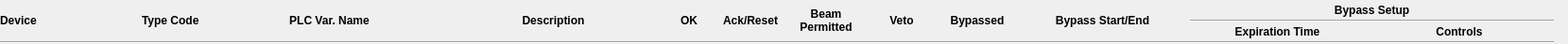
<?xml version="1.0" encoding="UTF-8"?>
<ui version="4.0">
 <class>Form</class>
 <widget class="QWidget" name="Form">
  <property name="geometry">
   <rect>
    <x>0</x>
    <y>0</y>
    <width>1659</width>
    <height>47</height>
   </rect>
  </property>
  <property name="sizePolicy">
   <sizepolicy hsizetype="Preferred" vsizetype="Fixed">
    <horstretch>0</horstretch>
    <verstretch>0</verstretch>
   </sizepolicy>
  </property>
  <property name="minimumSize">
   <size>
    <width>0</width>
    <height>47</height>
   </size>
  </property>
  <property name="maximumSize">
   <size>
    <width>1659</width>
    <height>47</height>
   </size>
  </property>
  <property name="windowTitle">
   <string>Form</string>
  </property>
  <layout class="QVBoxLayout" name="verticalLayout_2">
   <property name="spacing">
    <number>0</number>
   </property>
   <property name="leftMargin">
    <number>0</number>
   </property>
   <property name="topMargin">
    <number>0</number>
   </property>
   <property name="rightMargin">
    <number>0</number>
   </property>
   <property name="bottomMargin">
    <number>0</number>
   </property>
   <item>
    <layout class="QHBoxLayout" name="horizontalLayout_3">
     <property name="spacing">
      <number>0</number>
     </property>
     <item>
      <widget class="QLabel" name="label_5">
       <property name="minimumSize">
        <size>
         <width>150</width>
         <height>0</height>
        </size>
       </property>
       <property name="maximumSize">
        <size>
         <width>150</width>
         <height>16777215</height>
        </size>
       </property>
       <property name="font">
        <font>
         <weight>75</weight>
         <bold>true</bold>
        </font>
       </property>
       <property name="text">
        <string>Device</string>
       </property>
      </widget>
     </item>
     <item>
      <widget class="QLabel" name="label_6">
       <property name="minimumSize">
        <size>
         <width>80</width>
         <height>0</height>
        </size>
       </property>
       <property name="maximumSize">
        <size>
         <width>80</width>
         <height>16777215</height>
        </size>
       </property>
       <property name="font">
        <font>
         <weight>75</weight>
         <bold>true</bold>
        </font>
       </property>
       <property name="text">
        <string>Type Code</string>
       </property>
      </widget>
     </item>
     <item>
      <widget class="QLabel" name="label_7">
       <property name="sizePolicy">
        <sizepolicy hsizetype="Preferred" vsizetype="Preferred">
         <horstretch>0</horstretch>
         <verstretch>0</verstretch>
        </sizepolicy>
       </property>
       <property name="minimumSize">
        <size>
         <width>0</width>
         <height>0</height>
        </size>
       </property>
       <property name="maximumSize">
        <size>
         <width>277</width>
         <height>16777215</height>
        </size>
       </property>
       <property name="font">
        <font>
         <weight>75</weight>
         <bold>true</bold>
        </font>
       </property>
       <property name="text">
        <string>PLC Var. Name</string>
       </property>
       <property name="alignment">
        <set>Qt::AlignCenter</set>
       </property>
      </widget>
     </item>
     <item>
      <widget class="QLabel" name="label_8">
       <property name="sizePolicy">
        <sizepolicy hsizetype="Preferred" vsizetype="Preferred">
         <horstretch>0</horstretch>
         <verstretch>0</verstretch>
        </sizepolicy>
       </property>
       <property name="minimumSize">
        <size>
         <width>0</width>
         <height>0</height>
        </size>
       </property>
       <property name="maximumSize">
        <size>
         <width>277</width>
         <height>16777215</height>
        </size>
       </property>
       <property name="font">
        <font>
         <weight>75</weight>
         <bold>true</bold>
        </font>
       </property>
       <property name="text">
        <string>Description</string>
       </property>
       <property name="alignment">
        <set>Qt::AlignCenter</set>
       </property>
      </widget>
     </item>
     <item>
      <widget class="QLabel" name="label">
       <property name="minimumSize">
        <size>
         <width>50</width>
         <height>0</height>
        </size>
       </property>
       <property name="maximumSize">
        <size>
         <width>50</width>
         <height>16777215</height>
        </size>
       </property>
       <property name="font">
        <font>
         <weight>75</weight>
         <bold>true</bold>
        </font>
       </property>
       <property name="text">
        <string>OK</string>
       </property>
       <property name="alignment">
        <set>Qt::AlignCenter</set>
       </property>
      </widget>
     </item>
     <item>
      <widget class="QLabel" name="label_2">
       <property name="minimumSize">
        <size>
         <width>80</width>
         <height>0</height>
        </size>
       </property>
       <property name="maximumSize">
        <size>
         <width>80</width>
         <height>16777215</height>
        </size>
       </property>
       <property name="font">
        <font>
         <weight>75</weight>
         <bold>true</bold>
        </font>
       </property>
       <property name="text">
        <string>Ack/Reset</string>
       </property>
       <property name="alignment">
        <set>Qt::AlignCenter</set>
       </property>
      </widget>
     </item>
     <item>
      <widget class="QLabel" name="label_13">
       <property name="minimumSize">
        <size>
         <width>80</width>
         <height>0</height>
        </size>
       </property>
       <property name="maximumSize">
        <size>
         <width>80</width>
         <height>16777215</height>
        </size>
       </property>
       <property name="font">
        <font>
         <weight>75</weight>
         <bold>true</bold>
        </font>
       </property>
       <property name="text">
        <string>Beam Permitted</string>
       </property>
       <property name="alignment">
        <set>Qt::AlignCenter</set>
       </property>
       <property name="wordWrap">
        <bool>true</bool>
       </property>
      </widget>
     </item>
     <item>
      <widget class="QLabel" name="label_9">
       <property name="minimumSize">
        <size>
         <width>80</width>
         <height>0</height>
        </size>
       </property>
       <property name="maximumSize">
        <size>
         <width>80</width>
         <height>16777215</height>
        </size>
       </property>
       <property name="font">
        <font>
         <weight>75</weight>
         <bold>true</bold>
        </font>
       </property>
       <property name="text">
        <string>Veto</string>
       </property>
       <property name="alignment">
        <set>Qt::AlignCenter</set>
       </property>
      </widget>
     </item>
     <item>
      <widget class="QLabel" name="label_3">
       <property name="minimumSize">
        <size>
         <width>80</width>
         <height>0</height>
        </size>
       </property>
       <property name="maximumSize">
        <size>
         <width>80</width>
         <height>16777215</height>
        </size>
       </property>
       <property name="font">
        <font>
         <weight>75</weight>
         <bold>true</bold>
        </font>
       </property>
       <property name="text">
        <string>Bypassed</string>
       </property>
       <property name="alignment">
        <set>Qt::AlignCenter</set>
       </property>
      </widget>
     </item>
     <item>
      <widget class="QLabel" name="label_12">
       <property name="minimumSize">
        <size>
         <width>185</width>
         <height>0</height>
        </size>
       </property>
       <property name="maximumSize">
        <size>
         <width>185</width>
         <height>16777215</height>
        </size>
       </property>
       <property name="font">
        <font>
         <weight>75</weight>
         <bold>true</bold>
        </font>
       </property>
       <property name="text">
        <string>Bypass Start/End</string>
       </property>
       <property name="alignment">
        <set>Qt::AlignCenter</set>
       </property>
       <property name="wordWrap">
        <bool>true</bool>
       </property>
      </widget>
     </item>
     <item>
      <layout class="QVBoxLayout" name="verticalLayout">
       <property name="spacing">
        <number>0</number>
       </property>
       <item>
        <widget class="QLabel" name="label_4">
         <property name="minimumSize">
          <size>
           <width>385</width>
           <height>0</height>
          </size>
         </property>
         <property name="maximumSize">
          <size>
           <width>385</width>
           <height>16777215</height>
          </size>
         </property>
         <property name="font">
          <font>
           <weight>75</weight>
           <bold>true</bold>
          </font>
         </property>
         <property name="text">
          <string>Bypass Setup</string>
         </property>
         <property name="alignment">
          <set>Qt::AlignCenter</set>
         </property>
        </widget>
       </item>
       <item>
        <widget class="Line" name="line_2">
         <property name="orientation">
          <enum>Qt::Horizontal</enum>
         </property>
        </widget>
       </item>
       <item>
        <layout class="QHBoxLayout" name="horizontalLayout">
         <property name="spacing">
          <number>0</number>
         </property>
         <item>
          <widget class="QLabel" name="label_10">
           <property name="minimumSize">
            <size>
             <width>185</width>
             <height>0</height>
            </size>
           </property>
           <property name="maximumSize">
            <size>
             <width>185</width>
             <height>16777215</height>
            </size>
           </property>
           <property name="font">
            <font>
             <weight>75</weight>
             <bold>true</bold>
            </font>
           </property>
           <property name="text">
            <string>Expiration Time</string>
           </property>
           <property name="alignment">
            <set>Qt::AlignCenter</set>
           </property>
          </widget>
         </item>
         <item>
          <widget class="QLabel" name="label_11">
           <property name="minimumSize">
            <size>
             <width>200</width>
             <height>0</height>
            </size>
           </property>
           <property name="maximumSize">
            <size>
             <width>200</width>
             <height>16777215</height>
            </size>
           </property>
           <property name="font">
            <font>
             <weight>75</weight>
             <bold>true</bold>
            </font>
           </property>
           <property name="text">
            <string>Controls</string>
           </property>
           <property name="alignment">
            <set>Qt::AlignCenter</set>
           </property>
          </widget>
         </item>
        </layout>
       </item>
      </layout>
     </item>
     <item>
      <spacer name="scrollbarspacer">
       <property name="orientation">
        <enum>Qt::Horizontal</enum>
       </property>
       <property name="sizeType">
        <enum>QSizePolicy::Fixed</enum>
       </property>
       <property name="sizeHint" stdset="0">
        <size>
         <width>15</width>
         <height>20</height>
        </size>
       </property>
      </spacer>
     </item>
    </layout>
   </item>
   <item>
    <widget class="Line" name="line">
     <property name="maximumSize">
      <size>
       <width>1644</width>
       <height>16777215</height>
      </size>
     </property>
     <property name="orientation">
      <enum>Qt::Horizontal</enum>
     </property>
    </widget>
   </item>
  </layout>
 </widget>
 <resources/>
 <connections/>
</ui>
